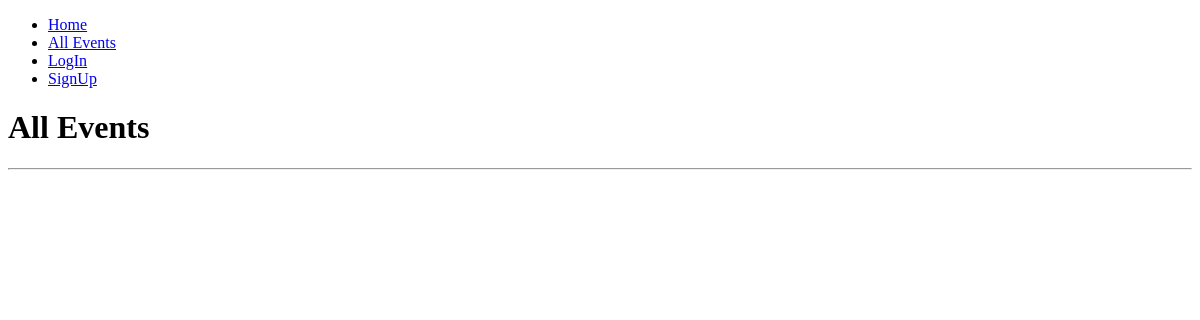
The app's page /AllEvents, older data.
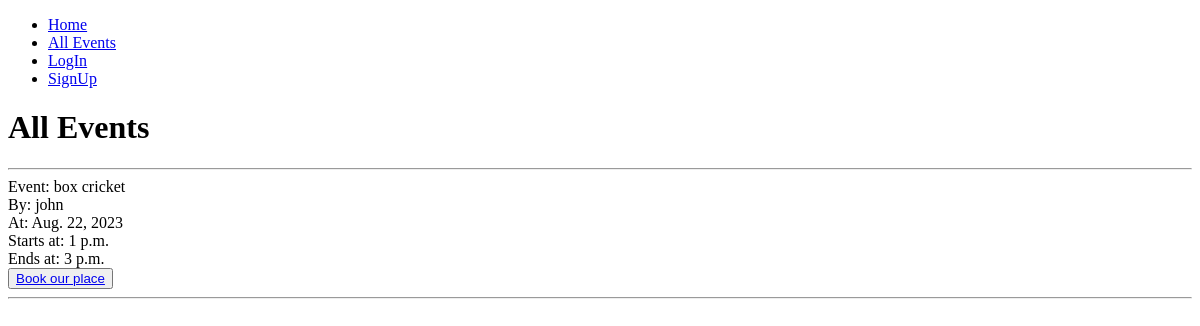
The same page, newer data.
### base/models.py (models this page shows, shortened)
class EventBooking(models.Model):
	event_org = models.ForeignKey(User, on_delete=models.CASCADE)
	event = models.CharField(max_length=50)
	date = models.DateField()
	starting_time = models.TimeField()
	ending_time = models.TimeField()
	pass_price = models.FloatField()
	place = models.TextField()

### base/views.py (the view)
# urls.py: path("AllEvents", views.view_events, name="all-events"),
def view_events(request):
	events = EventBooking.objects.all()
	curr_date = date.today()
	context = {"events": events, "curr_date": curr_date}
	return render(request, "base/all_events.html", context=context)

### base/templates/base/all_events.html (shortened to what this page needs)
{% extends 'base/base.html' %}
{% block content %}
<h1>All Events</h1>
<hr>
{% for event in events reversed %}
    {% if event.date >= curr_date %}
        Event: {{event.event}} <br>
        By: {{event.event_org}} <br>
        At: {{event.date}} <br>
        Starts at: {{event.starting_time}} <br>
        Ends at: {{event.ending_time}} <br>
        <button type="submit"><a href="{% url 'book-event' %}">Book our place</a></button>
        <hr>
    {% endif %}
{% endfor %}
{% endblock content %}

### base/templates/base/base.html (shortened to what this page needs)
{% load static %}
<!DOCTYPE html>
<html lang="en">
<head>
</head>
{% if user_type.venue_user == True %}
    <nav>
        <ul>
            <li><a href="{% url 'home' %}">Home</a></li>
            <li><a href="{% url 'all-events' %}">Events</a></li>
            <li><a href="{% url 'event-reg' %}">Register Event</a></li>
            {% if request.user.is_authenticated %}
                <li><a href="{% url 'logout' %}">Log Out | {{ request.user }}</a></li>
                <li><a href="#">{{ request.user }}</a></li>
            {% else %}
                <li><a href="{% url 'login' %}">LogIn</a></li>
                <li><a href="{% url 'sign-up' %}">SignUp</a></li>
            {% endif %}
        </ul>
    </nav>
{% else %}
    <nav>
        <ul>
            <li><a href="{% url 'home' %}">Home</a></li>
            <li><a href="{% url 'all-events' %}">All Events</a></li>
            {% if request.user.is_authenticated %}
                <li><a href="{% url 'logout' %}">Log Out | {{ request.user }}</a></li>
            {% else %}
                <li><a href="{% url 'login' %}">LogIn</a></li>
                <li><a href="{% url 'sign-up' %}">SignUp</a></li>
            {% endif %}
        </ul>
    </nav>
{% endif %}
<body>
{% block content %}
{% endblock %}
</body>
</html>

Row changes from the older to the newer data that the page shows:
added EventBooking: event "box cricket", event_org "john", date "Aug. 22, 2023", starting_time "1 p.m.", ending_time "3 p.m."
